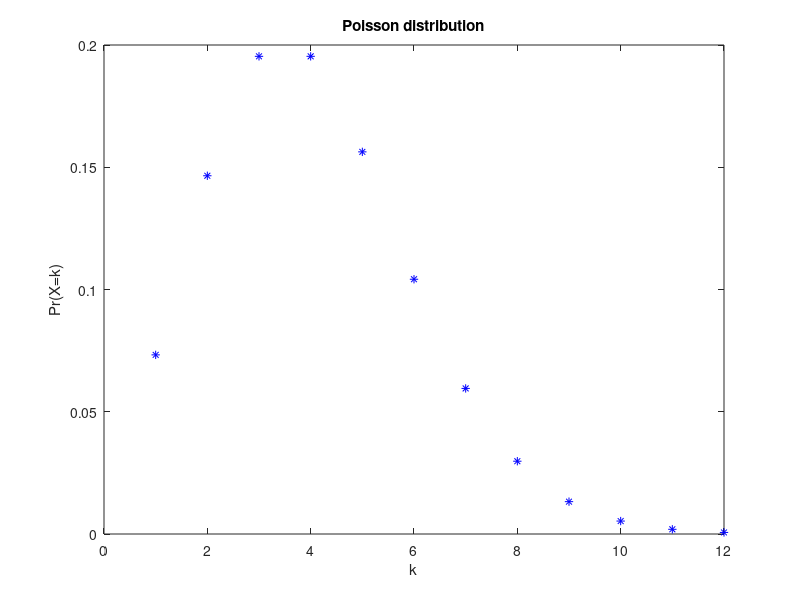

Reproduce this figure in MATLAB.
%%
clear
close
clc

%%
x = linspace(1,12,12);
lambda = 4;
f = zeros(1,size(x,2));
for i = 1:size(x,2)
    f(i) = lambda^x(i)*exp(-lambda)/factorial(x(i));
end
plot(x,f,'*b')
xlabel('k')
ylabel('Pr(X=k)')
title('Poisson distribution')